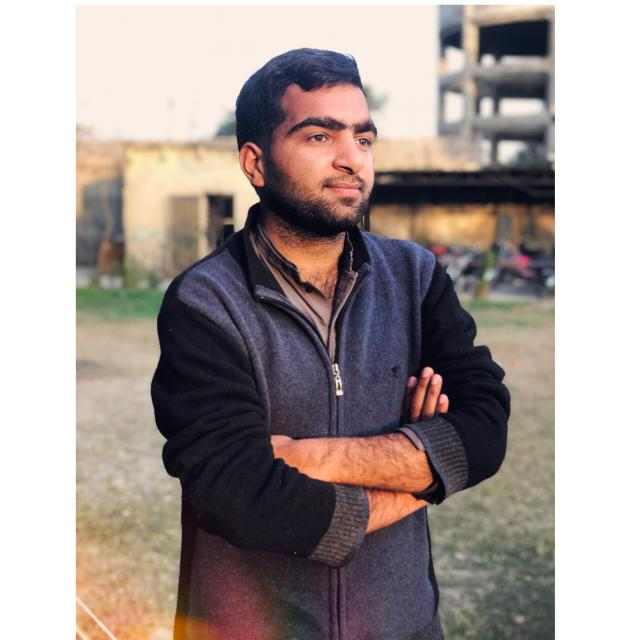
#> input picture fahad1.jpg, 640 x 640 px
$ python 'finding contour.py'
#> lines starting #> are read from the running program, lines starting #| are printed output that depends on the picture; after the words box and inside, x2 and y2 are one past the last pixel; in counts of white or black regions, pixels touching at a corner belong together
# Contours can be deñned simply as a curve joining all the continuous points
# (along the boundary), having the same color or intensity
# The contours are a useful tool for shape analysis, object detection, and
# recognition

import cv2

image=cv2.imread('fahad1.jpg',-1)
#> image is the input picture: shape (640, 640, 3); mean B, G, R 147.8, 151.3, 162.5
image_gray=cv2.cvtColor(image,cv2.COLOR_BGR2GRAY)
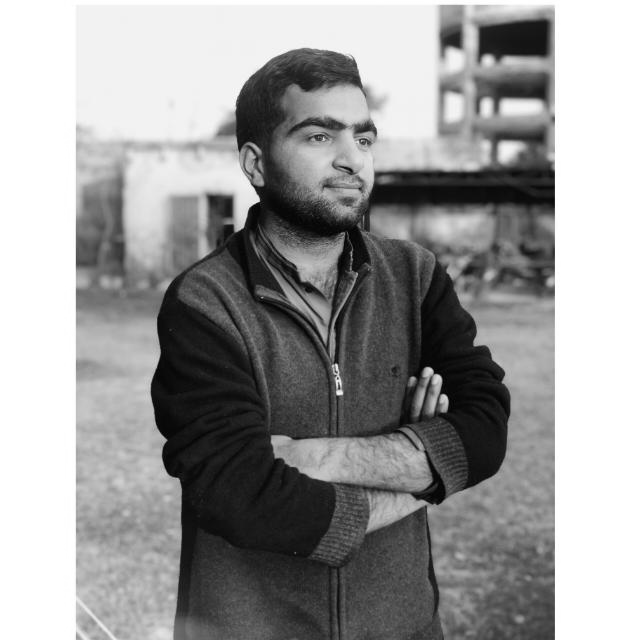
#> image_gray: shape (640, 640); min 0, max 255, mean 154.2
_,thresholded=cv2.threshold(image_gray,220,250,cv2.THRESH_BINARY_INV)
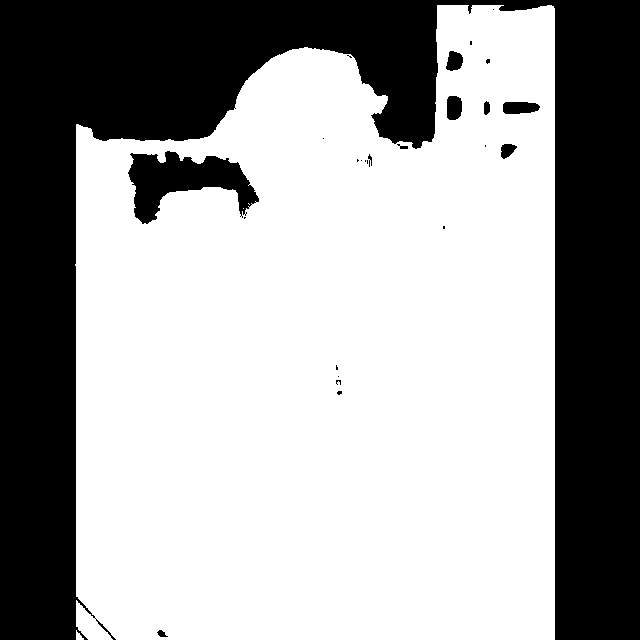
#> thresholded: shape (640, 640); values 0 (black) and 250 (white), 63.7% white; 26 black regions (16 under 20 px)

contour,_=cv2.findContours(thresholded,cv2.RETR_EXTERNAL,cv2.CHAIN_APPROX_NONE)
#> contour = 2 contours; box (x1, y1, x2, y2) and area: (75, 5, 555, 640) 265724, (76, 630, 84, 640) 30
draw_contour=cv2.drawContours(image,contour,-1,(0,255,0),3)
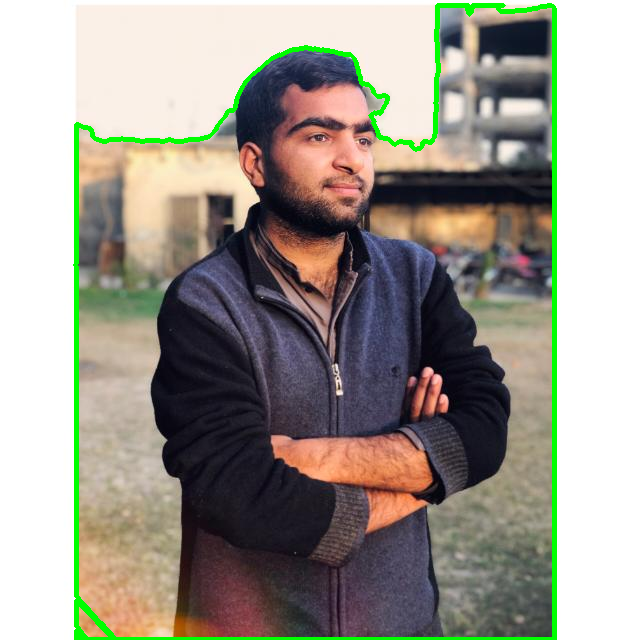
#> draw_contour: shape (640, 640, 3); mean B, G, R 143.1, 153.3, 157.1


cv2.imshow("output image", draw_contour)

cv2.waitKey(0)  #that means it will infinte time untill key pressed
cv2.destroyAllWindows()

$ run again, with fahad.jpg copied over fahad1.jpg
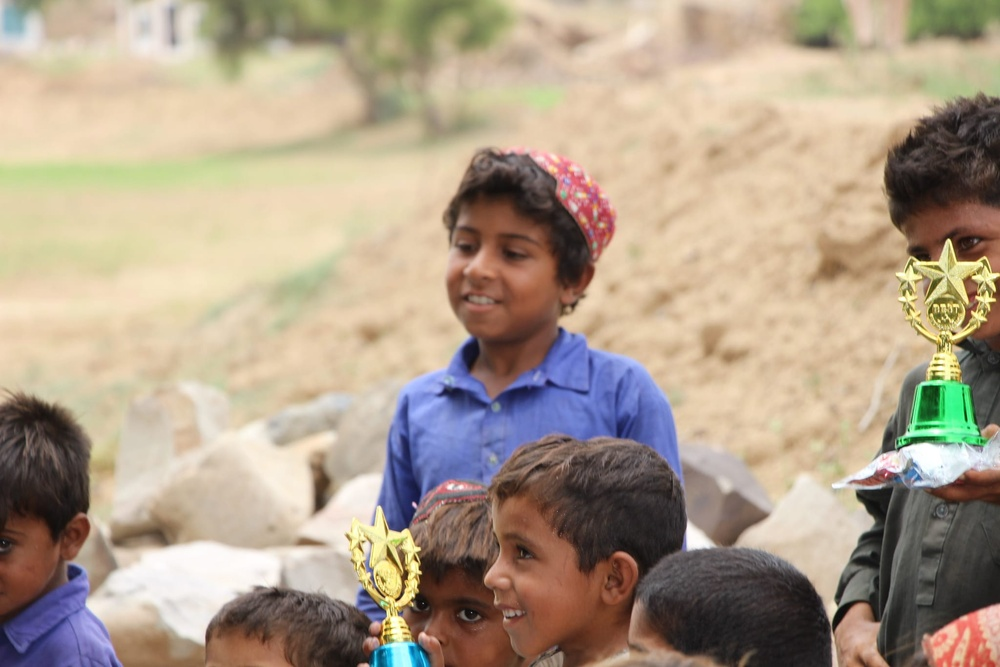
#> input picture fahad.jpg, 1000 x 667 px, shrunk from 2048 x 1365 before the run
#> image is the input picture: shape (667, 1000, 3); mean B, G, R 138.5, 158.2, 174.7
#> `_,thresholded=cv2.threshold(image_gray,220,250,cv2.THRESH_BINARY_INV)`:
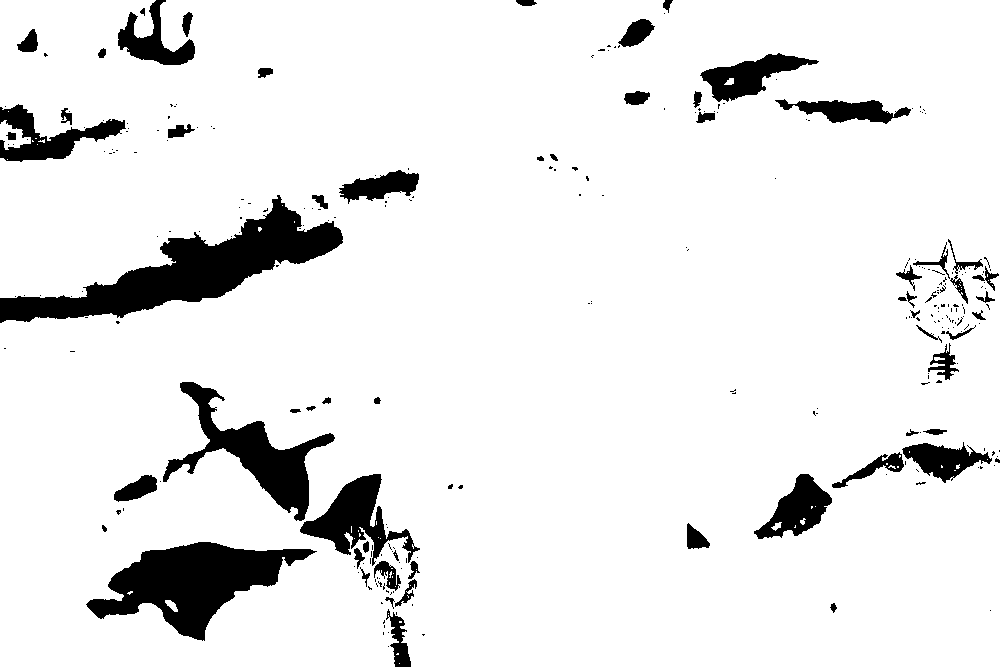
#> thresholded: shape (667, 1000); values 0 (black) and 250 (white), 91.4% white; 283 black regions (222 under 20 px)
#> contour = 15 contours, 13 with area under 20; largest, box (x1, y1, x2, y2) and area: (0, 0, 1000, 667) 644718, (0, 120, 31, 150) 464
#> `draw_contour=cv2.drawContours(image,contour,-1,(0,255,0),3)`:
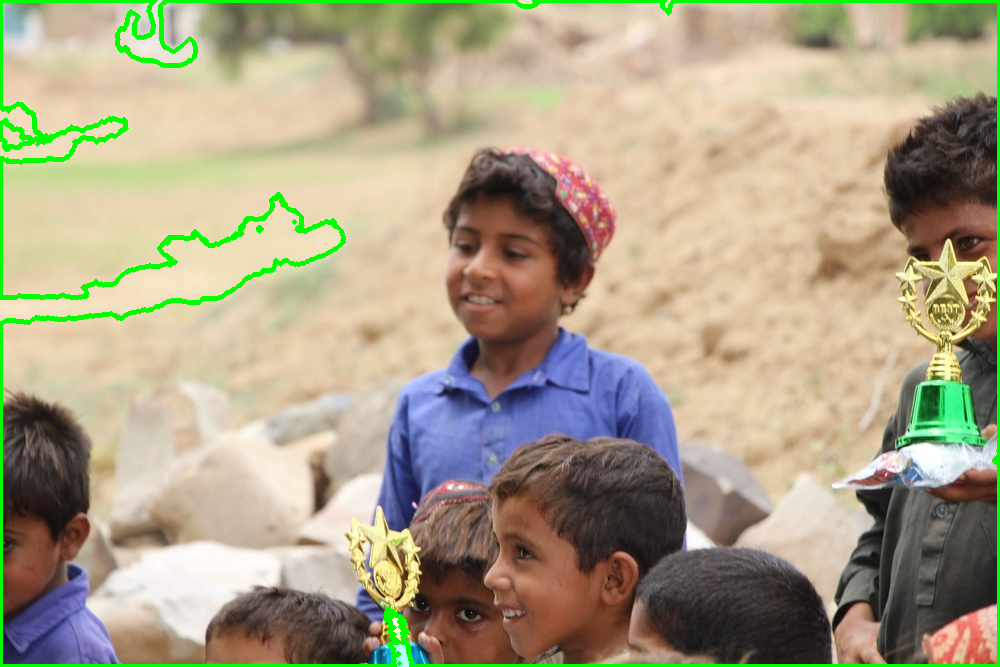
#> draw_contour: shape (667, 1000, 3); mean B, G, R 134.5, 160.6, 169.7
